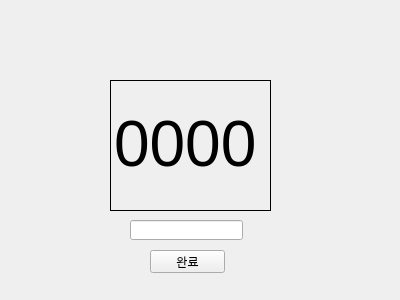
<?xml version="1.0" encoding="UTF-8"?>
<ui version="4.0">
 <class>Form</class>
 <widget class="QWidget" name="Form">
  <property name="geometry">
   <rect>
    <x>0</x>
    <y>0</y>
    <width>400</width>
    <height>300</height>
   </rect>
  </property>
  <property name="windowTitle">
   <string>Form</string>
  </property>
  <widget class="QLabel" name="se">
   <property name="enabled">
    <bool>true</bool>
   </property>
   <property name="geometry">
    <rect>
     <x>110</x>
     <y>80</y>
     <width>161</width>
     <height>131</height>
    </rect>
   </property>
   <property name="cursor">
    <cursorShape>IBeamCursor</cursorShape>
   </property>
   <property name="frameShape">
    <enum>QFrame::Box</enum>
   </property>
   <property name="lineWidth">
    <number>1</number>
   </property>
   <property name="midLineWidth">
    <number>1</number>
   </property>
   <property name="text">
    <string>&lt;html&gt;&lt;head/&gt;&lt;body&gt;&lt;p&gt;&lt;span style=&quot; font-size:48pt;&quot;&gt;0000&lt;/span&gt;&lt;/p&gt;&lt;/body&gt;&lt;/html&gt;</string>
   </property>
   <property name="margin">
    <number>-1</number>
   </property>
   <property name="buddy">
    <cstring></cstring>
   </property>
  </widget>
  <widget class="QLineEdit" name="le">
   <property name="geometry">
    <rect>
     <x>130</x>
     <y>220</y>
     <width>113</width>
     <height>20</height>
    </rect>
   </property>
  </widget>
  <widget class="QPushButton" name="pb">
   <property name="geometry">
    <rect>
     <x>150</x>
     <y>250</y>
     <width>75</width>
     <height>23</height>
    </rect>
   </property>
   <property name="text">
    <string>완료</string>
   </property>
  </widget>
 </widget>
 <resources/>
 <connections/>
</ui>
